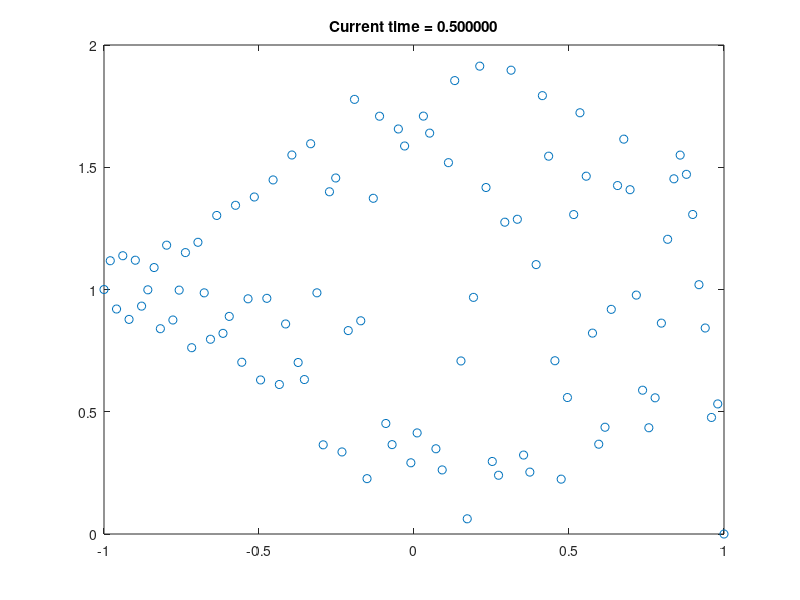

This chart was generated by the following MATLAB code:
clear all   % remove all existing variables from memory
clear all   % close all open figures
clc         % clear the MATLAB command window
a = 1;      % define the advection speed
xL = -1;    % define the left interval boundary
xR = +1;    % define the right interval boundary
IMAX = 100; % choose the number of points to discretize the interval width
dx = (xR-xL)/(IMAX -1); % define the mesh spacing
dt = 0.001;  %choose a time step
% Initial contition is given by two piecewise constant
% states, separated by a discontinuity (so-called Riemann problem)
qL = 1;     %left initial state
qR = 0;     %right initial state

for i=1:IMAX
    x(i) = xL + (i-1)*dx; %generate the "mesh" in space
    if(x(i)<=0)
        q(i) = qL;  %assign the left state
    else
        q(i) = qR;  %assign the right state
    end
end

plot(x,q,'o')
time = 0;   %initial time
tend = 0.5; %final time
% time loop (main part of the code)
NMAX = 1000;
for n=1:NMAX
   if ( time+dt > tend)
       dt = tend - time; % reduce the last time step in order to reach tend e???
   end
   if (time>=tend)
       break    % if we have reached tend, the stop the loop
   end
   % evolve the solution to the new time level
   for i=1:IMAX
        if(i==1)
            qnew(i) = qL; % left boundary condition
        elseif(i==IMAX)
            qnew(i) = qR; % right boundary condition
        else
            % explicit central FD scheme
            qnew(i) = q(i) -a*dt/dx*(q(i+1)-q(i-1));
        end
   end
   time = time +dt; % advance time
   q = qnew;        % overwrite the old solution with the new q
   plot(x,q,'o')    % plot the result
   title(sprintf(' Current time = %f ', time))
   drawnow          % force MATLAB to plot the graph immediatly
end
    